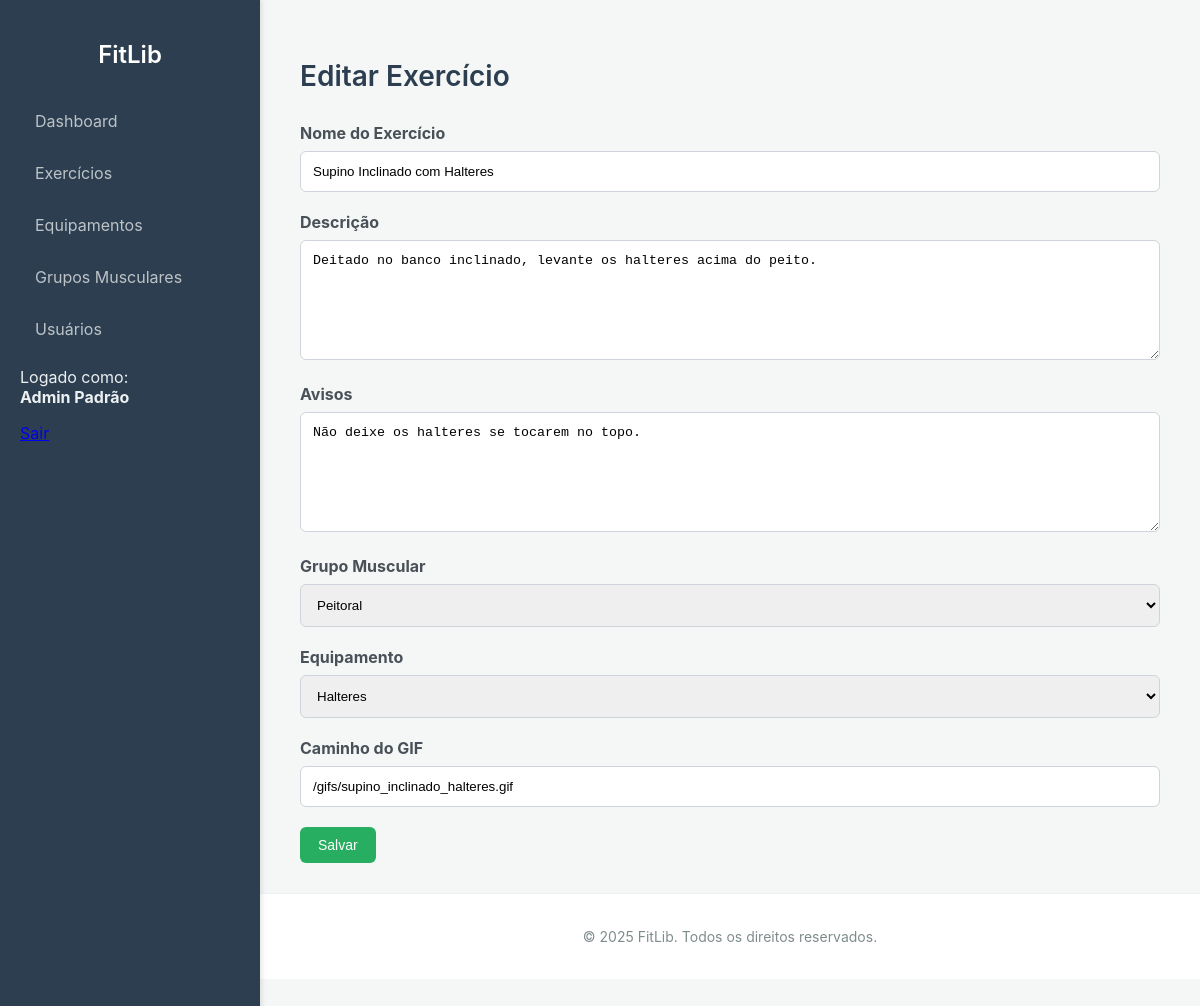
The app's page /api/exercicios/form.php?id=2 (signed in) with its own data.
### tables this page shows
CREATE TABLE IF NOT EXISTS Exercicio (
  id_exercicio INT PRIMARY KEY AUTO_INCREMENT,
  nome VARCHAR(100) NOT NULL,
  descricao TEXT NOT NULL,
  avisos TEXT NULL,  
  gif_path VARCHAR(255),  
  id_grupo_muscular INT NOT NULL,
  id_equipamento INT NOT NULL,
  id_adm_cadastro INT NOT NULL,
  data_criacao TIMESTAMP DEFAULT CURRENT_TIMESTAMP,
  data_modificacao TIMESTAMP DEFAULT CURRENT_TIMESTAMP ON UPDATE CURRENT_TIMESTAMP,
  INDEX idx_nome_exercicio (nome),  
  FOREIGN KEY (id_grupo_muscular) REFERENCES Grupo_muscular(id_grupo_muscular) ON DELETE RESTRICT,
  FOREIGN KEY (id_equipamento) REFERENCES Equipamento(id_equipamento) ON DELETE RESTRICT,
  FOREIGN KEY (id_adm_cadastro) REFERENCES Adm(id_adm) ON DELETE RESTRICT
);

CREATE TABLE IF NOT EXISTS Grupo_muscular (
  id_grupo_muscular INT PRIMARY KEY AUTO_INCREMENT,
  nome VARCHAR(50) NOT NULL UNIQUE,
  regiao ENUM('superior', 'central', 'inferior') NOT NULL COMMENT 'Região corporal principal do grupo muscular',
  icone VARCHAR(255) NULL COMMENT 'Caminho ou identificador para o ícone do grupo',
  data_criacao TIMESTAMP DEFAULT CURRENT_TIMESTAMP,
  data_modificacao TIMESTAMP DEFAULT CURRENT_TIMESTAMP ON UPDATE CURRENT_TIMESTAMP
);

CREATE TABLE IF NOT EXISTS Equipamento (
  id_equipamento INT PRIMARY KEY AUTO_INCREMENT,
  nome VARCHAR(100) NOT NULL,
  qrcode_equipamento VARCHAR(3) UNIQUE NULL,
  id_adm_cadastro INT NOT NULL,
  data_criacao TIMESTAMP DEFAULT CURRENT_TIMESTAMP,
  data_modificacao TIMESTAMP DEFAULT CURRENT_TIMESTAMP ON UPDATE CURRENT_TIMESTAMP,
  INDEX idx_nome_equipamento (nome),  
  FOREIGN KEY (id_adm_cadastro) REFERENCES Adm(id_adm) ON DELETE RESTRICT
);

### api/exercicios/form.php (the view, shortened to what this page needs)
<?php
include __DIR__ . '/../includes/header.php';
require_once __DIR__ . '/../../config/database.php';
$exercicio = [
    'id_exercicio' => null,
    'nome' => '',
    'descricao' => '',
    'avisos' => '',
    'gif_path' => '',
    'id_grupo_muscular' => '',
    'id_equipamento' => ''
];
$pageTitle = 'Adicionar Novo Exercício';
if (isset($_GET['id'])) {
    $id_exercicio = $_GET['id'];
    $pageTitle = 'Editar Exercício';
    $stmt = $pdo->prepare("SELECT * FROM Exercicio WHERE id_exercicio = :id");
    $stmt->execute(['id' => $id_exercicio]);
    $exercicio = $stmt->fetch();
}
$grupos_musculares = $pdo->query("SELECT * FROM Grupo_muscular ORDER BY nome")->fetchAll();
$equipamentos = $pdo->query("SELECT * FROM Equipamento ORDER BY nome")->fetchAll();
?>
<h1><?= htmlspecialchars($pageTitle) ?></h1>
<form action="save.php" method="POST">
    <label for="nome">Nome do Exercício</label>
    <input type="text" id="nome" name="nome" value="<?= htmlspecialchars($exercicio['nome']) ?>" required>
    <label for="descricao">Descrição</label>
    <textarea id="descricao" name="descricao" required><?= htmlspecialchars($exercicio['descricao']) ?></textarea>
    <label for="avisos">Avisos</label>
    <textarea id="avisos" name="avisos"><?= htmlspecialchars($exercicio['avisos']) ?></textarea>
    <label for="id_grupo_muscular">Grupo Muscular</label>
    <select id="id_grupo_muscular" name="id_grupo_muscular" required>
        <?php foreach ($grupos_musculares as $grupo): ?>
            <option value="<?= $grupo['id_grupo_muscular'] ?>" <?= ($grupo['id_grupo_muscular'] == $exercicio['id_grupo_muscular']) ? 'selected' : '' ?>>
                <?= htmlspecialchars($grupo['nome']) ?>
            </option>
        <?php endforeach; ?>
    </select>
    <label for="id_equipamento">Equipamento</label>
    <select id="id_equipamento" name="id_equipamento" required>
        <?php foreach ($equipamentos as $equipamento): ?>
            <option value="<?= $equipamento['id_equipamento'] ?>" <?= ($equipamento['id_equipamento'] == $exercicio['id_equipamento']) ? 'selected' : '' ?>>
                <?= htmlspecialchars($equipamento['nome']) ?>
            </option>
        <?php endforeach; ?>
    </select>
    <label for="gif_path">Caminho do GIF</label>
    <input type="text" id="gif_path" name="gif_path" value="<?= htmlspecialchars($exercicio['gif_path']) ?>" placeholder="/gifs/nome_do_gif.gif" required>
    <button type="submit" class="btn btn-save">Salvar</button>
</form>
<?php include __DIR__ . '/../includes/footer.php'; ?>

### public/assets/css/style.css (style rules this page uses)
body { font-family: -apple-system, BlinkMacSystemFont, "Segoe UI", Roboto, "Helvetica Neue", Arial, sans-serif; background-color: #f4f7f6; color: #333; margin: 0; display: flex; min-height: 100vh; }
h1 { font-size: 28px; font-weight: 600; color: #2c3e50; border-bottom: none; padding-bottom: 0; margin-bottom: 0; }
.btn { padding: 10px 18px; border: none; border-radius: 6px; color: #fff; text-decoration: none; cursor: pointer; font-size: 14px; font-weight: 500; transition: background-color 0.2s, transform 0.2s; }
.btn-save { background-color: #27ae60; }
form { background: transparent; padding: 0; box-shadow: none; }
form label { display: block; margin-bottom: 8px; font-weight: bold; color: #495057; }
form input[type="text"], form textarea, form select { width: 100%; padding: 12px; margin-bottom: 20px; border: 1px solid #ced4da; border-radius: 6px; box-sizing: border-box; transition: border-color 0.2s, box-shadow 0.2s; }
form textarea { min-height: 120px; resize: vertical; }

### records on screen
exercicio: nome "Supino Inclinado com Halteres", descricao "Deitado no banco inclinado, levante os halteres acima do peito.", avisos "Não deixe os halteres se tocarem no topo.", id_grupo_muscular "Peitoral", id_equipamento "Halteres", gif_path "/gifs/supino_inclinado_halteres.gif"

### other values on screen
$_SESSION['nome_adm'] "Admin Padrão"
$pageTitle "Editar Exercício"
